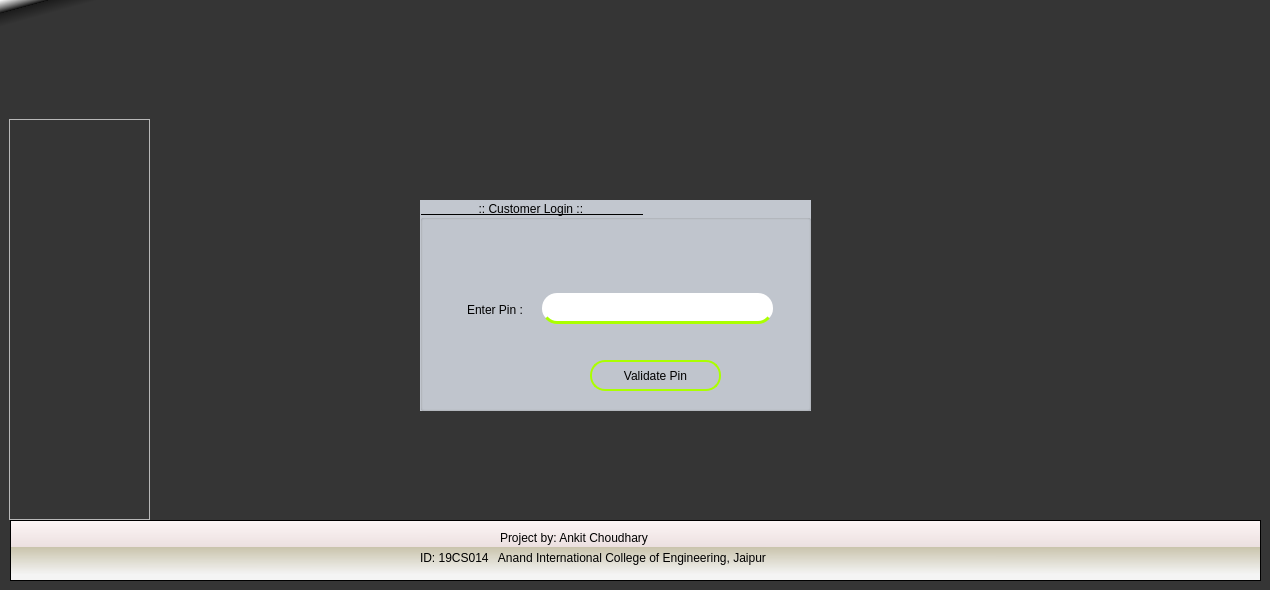
<?xml version="1.0" encoding="UTF-8"?>
<ui version="4.0">
 <class>Pin_Validate</class>
 <widget class="QWidget" name="Pin_Validate">
  <property name="geometry">
   <rect>
    <x>0</x>
    <y>0</y>
    <width>1270</width>
    <height>590</height>
   </rect>
  </property>
  <property name="minimumSize">
   <size>
    <width>1270</width>
    <height>590</height>
   </size>
  </property>
  <property name="maximumSize">
   <size>
    <width>1270</width>
    <height>590</height>
   </size>
  </property>
  <property name="windowTitle">
   <string>Form</string>
  </property>
  <property name="styleSheet">
   <string notr="true">#Pin_Validate{
background-color: qlineargradient(spread:pad, x1:0, y1:0, x2:0.02, y2:0.0340909, stop:0 rgba(255, 255, 255, 255), stop:0.495 rgba(0, 0, 0, 199), stop:0.505 rgba(28, 28, 28, 255), stop:1 rgba(53, 53, 53, 255));
}
#topframe{
background-color: qconicalgradient(cx:0.000472637, cy:0, angle:227.8, stop:0 rgba(30, 0, 255, 255), stop:0.375 rgba(0, 195, 255, 252), stop:0.423533 rgba(37, 0, 255, 255), stop:0.45 rgba(0, 130, 255, 255), stop:0.477581 rgba(0, 56, 255, 252), stop:0.518717 rgba(71, 171, 255, 255), stop:0.542289 rgba(71, 171, 255, 255), stop:0.547264 rgba(68, 134, 249, 255), stop:0.55 rgba(0, 74, 255, 255), stop:0.552239 rgba(21, 93, 243, 255), stop:0.57754 rgba(102, 0, 255, 255), stop:0.625 rgba(0, 185, 255, 247), stop:1 rgba(255, 255, 0, 69));
border:none;
}
#bottomframe{
background-color: qlineargradient(spread:pad, x1:0.025, y1:0.892545, x2:0.0199005, y2:0, stop:0 rgba(244, 244, 244, 255), stop:0.495 rgba(218, 212, 186, 230), stop:0.505 rgba(236, 224, 224, 255), stop:1 rgba(253, 246, 246, 255));
}
QPushButton{
border-radius:15px;
border:2px solid #aaff00;
font: 75 12pt &quot;MS Sans Serif&quot;;
}
QGroupBox{
background:#c2c7cf;
font: 75 12pt &quot;MS Shell Dlg 2&quot;;
	text-decoration: underline;
}
QLineEdit{
border-radius:15px;
border-bottom:3px solid #aaff00;
}</string>
  </property>
  <widget class="QFrame" name="bottomframe">
   <property name="geometry">
    <rect>
     <x>10</x>
     <y>520</y>
     <width>1251</width>
     <height>61</height>
    </rect>
   </property>
   <property name="frameShape">
    <enum>QFrame::StyledPanel</enum>
   </property>
   <property name="frameShadow">
    <enum>QFrame::Raised</enum>
   </property>
   <widget class="QLabel" name="label">
    <property name="geometry">
     <rect>
      <x>490</x>
      <y>10</y>
      <width>171</width>
      <height>16</height>
     </rect>
    </property>
    <property name="text">
     <string>Project by: Ankit Choudhary </string>
    </property>
   </widget>
   <widget class="QLabel" name="label_2">
    <property name="geometry">
     <rect>
      <x>410</x>
      <y>30</y>
      <width>381</width>
      <height>16</height>
     </rect>
    </property>
    <property name="text">
     <string>ID: 19CS014   Anand International College of Engineering, Jaipur</string>
    </property>
   </widget>
  </widget>
  <widget class="QGroupBox" name="groupBox">
   <property name="geometry">
    <rect>
     <x>420</x>
     <y>200</y>
     <width>391</width>
     <height>211</height>
    </rect>
   </property>
   <property name="title">
    <string>                 :: Customer Login ::                  </string>
   </property>
   <widget class="QLabel" name="label_4">
    <property name="geometry">
     <rect>
      <x>47</x>
      <y>99</y>
      <width>81</width>
      <height>21</height>
     </rect>
    </property>
    <property name="text">
     <string>Enter Pin :</string>
    </property>
   </widget>
   <widget class="QLineEdit" name="Password">
    <property name="geometry">
     <rect>
      <x>122</x>
      <y>93</y>
      <width>231</width>
      <height>31</height>
     </rect>
    </property>
   </widget>
   <widget class="QPushButton" name="Login_btn">
    <property name="geometry">
     <rect>
      <x>170</x>
      <y>160</y>
      <width>131</width>
      <height>31</height>
     </rect>
    </property>
    <property name="text">
     <string>Validate Pin</string>
    </property>
   </widget>
  </widget>
  <widget class="QFrame" name="sideframe">
   <property name="geometry">
    <rect>
     <x>9</x>
     <y>119</y>
     <width>141</width>
     <height>401</height>
    </rect>
   </property>
   <property name="frameShape">
    <enum>QFrame::StyledPanel</enum>
   </property>
   <property name="frameShadow">
    <enum>QFrame::Raised</enum>
   </property>
  </widget>
  <widget class="QPushButton" name="topframe">
   <property name="geometry">
    <rect>
     <x>10</x>
     <y>10</y>
     <width>1251</width>
     <height>101</height>
    </rect>
   </property>
   <property name="text">
    <string/>
   </property>
   <property name="icon">
    <iconset>
     <normaloff>Images/Bank-Management-System.png</normaloff>Images/Bank-Management-System.png</iconset>
   </property>
   <property name="iconSize">
    <size>
     <width>1300</width>
     <height>520</height>
    </size>
   </property>
  </widget>
 </widget>
 <resources/>
 <connections/>
</ui>
